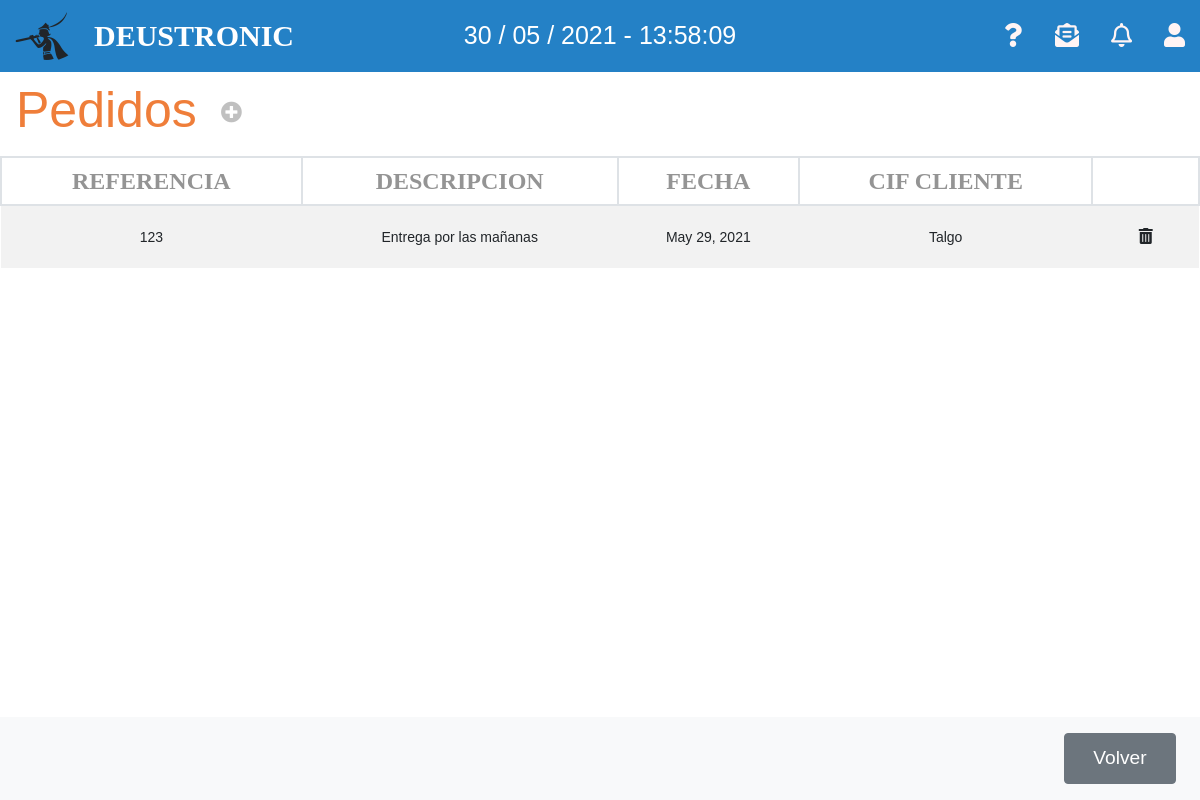
The page /appEntrega/pedidos/ on the database as committed earlier.
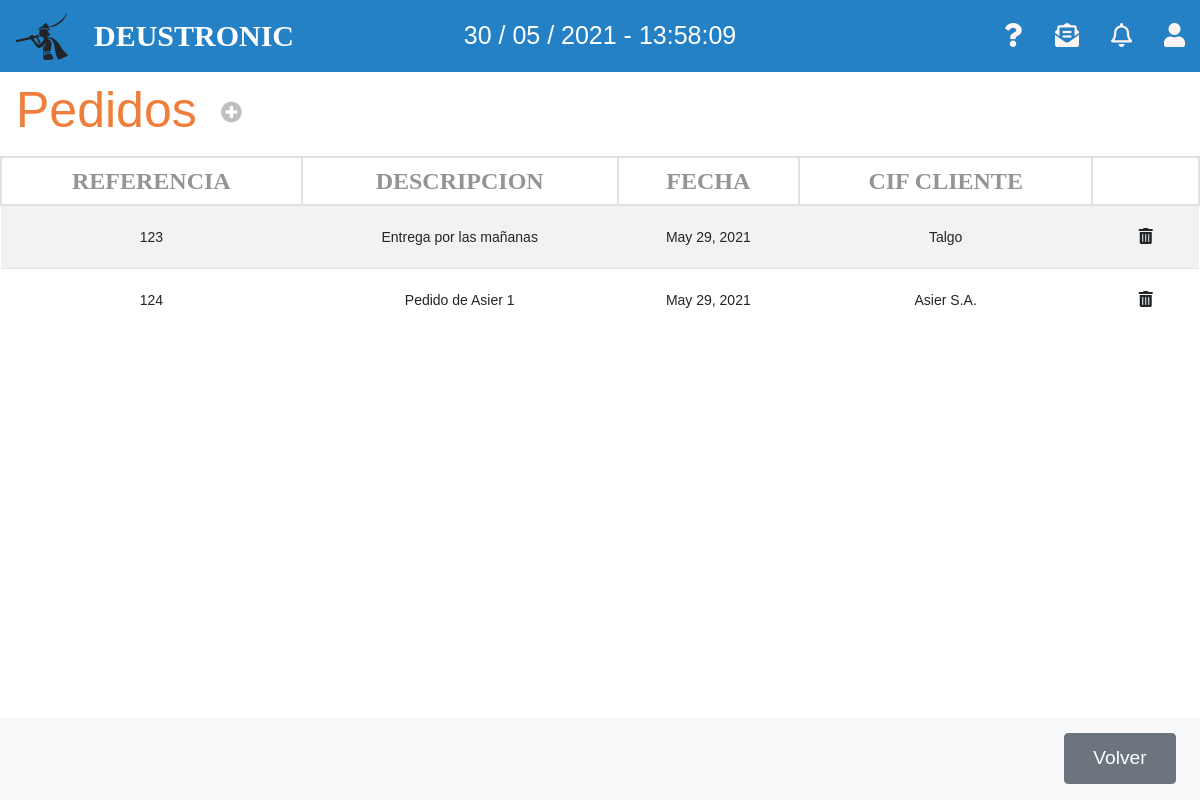
The same page on the database as committed later.
### appEntrega/models.py (models this page shows, shortened)
class Orden_Pedido(models.Model):
    pedido_referencia = models.CharField(max_length=12, primary_key=True)
    pedido_fecha = models.DateField(auto_now=True)
    pedido_descripcion = models.TextField(max_length=250)
    pedido_cliente_cif = models.ForeignKey(Cliente, on_delete=models.CASCADE)

class Cliente(models.Model):
    cif = models.CharField(max_length=12, primary_key=True)
    nombre_empresa = models.CharField(max_length=40)
    email = models.EmailField(max_length=254)
    telefono = models.IntegerField(unique=True)
    nombre_cliente = models.CharField(max_length=20)
    def __str__(self):
        return self.nombre_empresa

### appEntrega/views.py (the view)
# urls.py: path('pedidos/', PedidoListView.as_view(), name='listaPedido'),
class PedidoListView(ListView):
    model = Orden_Pedido
    template_name = 'listaPedidos.html'
    context_object_name = 'lista_pedidos'

### appEntrega/templates/listaPedidos.html (shortened to what this page needs)
{% extends 'base.html' %}
{% block content %}
<div class="">
    <nav class="navbar navbar-light table-navbar">
        <h2 class="orange-color">Pedidos</h2>
        <ul class="navbar-nav mr-auto flex-row">
            <li class="nav-item m-0 ml-3">
                <i class="fas fa-plus-circle fa-lg c-grey"
                    onclick="location.href='http://127.0.0.1:8000/appEntrega/pedidos/nuevo/'"></i>
            </li>
        </ul>
    </nav>
</div>
<div class="row">
    <div class="col-md-12">
        <table class="table-deustronic table table-striped table-hover">
            <thead>
                <tr>
                    <th>REFERENCIA</th>
                    <th>DESCRIPCION</th>
                    <th>FECHA</th>
                    <th>CIF CLIENTE</th>
                    <th></th>
                </tr>
            </thead>
            <tbody>
                {% if lista_pedidos %}
                {% for pedido in lista_pedidos %}
                <tr ondblclick="location.href='http://127.0.0.1:8000/appEntrega/pedidos/{{pedido.pk}}/editar/'">
                    <td>{{pedido.pedido_referencia}}</td>
                    <td>{{pedido.pedido_descripcion}}</td>
                    <td>{{pedido.pedido_fecha}}</td>
                    <td>{{pedido.pedido_cliente_cif}}</td>
                    <td><button class="btn"
                            onclick="location.href='http://127.0.0.1:8000/appEntrega/pedidos/{{pedido.pk}}/delete/'"><i
                                class="fas fa-trash-alt"></i></button></td>
                </tr>
                {% endfor %}
                {% endif %}
            </tbody>
        </table>
    </div>
</div>
<nav class="navbar navbar-light bg-light fixed-bottom">
    <div class="form-inline ml-auto">
        <button onclick="location.href='http://127.0.0.1:8000/appEntrega'" class="btn boton-nav btn-secondary m-2"
            type="button">Volver</button>
    </div>
</nav>
{% endblock %}

Rows that differ between the two databases and show on the page:
added Orden_Pedido: pedido_referencia "124", pedido_descripcion "Pedido de Asier 1", pedido_fecha "May 29, 2021", pedido_cliente_cif "Asier S.A."
